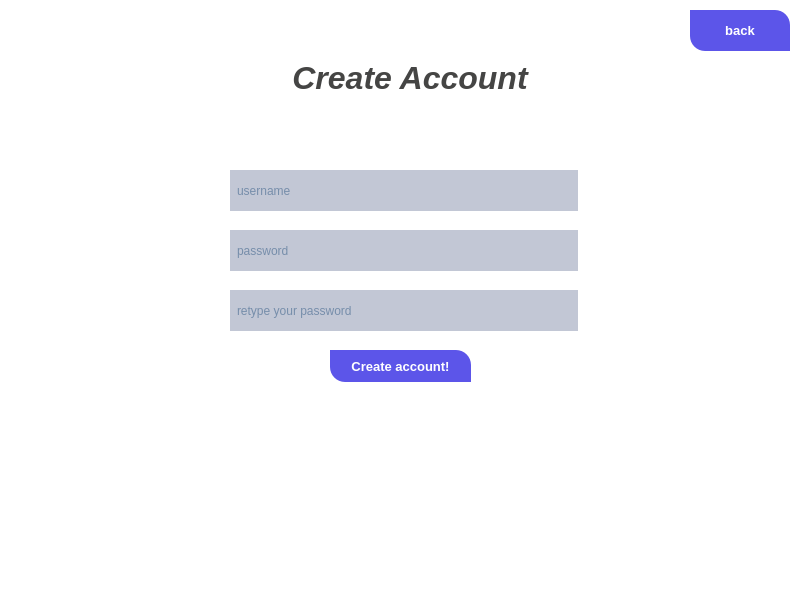
<?xml version="1.0" encoding="UTF-8"?>
<ui version="4.0">
 <class>MainWindow</class>
 <widget class="QMainWindow" name="MainWindow">
  <property name="geometry">
   <rect>
    <x>0</x>
    <y>0</y>
    <width>800</width>
    <height>600</height>
   </rect>
  </property>
  <property name="windowTitle">
   <string>MainWindow</string>
  </property>
  <property name="styleSheet">
   <string notr="true">/*-----QWidget-----*/
QWidget
{
	background-color: #fff;
	color: red;

}


/*-----QLabel-----*/
QLabel
{
	background-color: transparent;
	color: #454544;
	font-weight: bold;
	font-size: 13px;

}


/*-----QPushButton-----*/
QPushButton
{
	background-color: #5c55e9;
	color: #fff;
	font-size: 13px;
	font-weight: bold;
	border-top-right-radius: 15px;
	border-top-left-radius: 0px;
	border-bottom-right-radius: 0px;
	border-bottom-left-radius: 15px;
	padding: 10px;

}


QPushButton::disabled
{
	background-color: #5c5c5c;

}


QPushButton::hover
{
	background-color: #5564f2;

}


QPushButton::pressed
{
	background-color: #3d4ef2;

}


/*-----QCheckBox-----*/
QCheckBox
{
	background-color: transparent;
	color: #5c55e9;
	font-size: 10px;
	font-weight: bold;
	border: none;
	border-radius: 5px;

}


/*-----QCheckBox-----*/
QCheckBox::indicator
{
    background-color: #323232;
    border: 1px solid darkgray;
    width: 12px;
    height: 12px;

}


QCheckBox::indicator:checked
{
    image:url(&quot;./ressources/check.png&quot;);
	background-color: #5c55e9;
    border: 1px solid #5c55e9;

}


QCheckBox::indicator:unchecked:hover
{
    border: 1px solid #5c55e9;

}


QCheckBox::disabled
{
	color: #656565;

}


QCheckBox::indicator:disabled
{
	background-color: #656565;
	color: #656565;
    border: 1px solid #656565;

}


/*-----QLineEdit-----*/
QLineEdit
{
	background-color: #c2c7d5;
	color: #2a547f;
	border: none;
	padding: 5px;

}


/*-----QListView-----*/
QListView
{
	background-color: #5c55e9;
	color: #fff;
	font-size: 14px;
	font-weight: bold;
	show-decoration-selected: 0;
	border-radius: 4px;
	padding-left: -15px;
	padding-right: -15px;
	padding-top: 5px;

} 


QListView:disabled 
{
	background-color: #5c5c5c;

}


QListView::item
{
	background-color: #454e5e;
	border: none;
	padding: 10px;
	border-radius: 0px;
	padding-left : 10px;
	height: 32px;

}


QListView::item:selected
{
	color: #000;
	background-color: #fff;

}


QListView::item:!selected
{
	color:white;
	background-color: transparent;
	border: none;
	padding-left : 10px;

}


QListView::item:!selected:hover
{
	color: #fff;
	background-color: #5564f2;
	border: none;
	padding-left : 10px;

}


/*-----QTreeView-----*/
QTreeView 
{
	background-color: #fff;
	show-decoration-selected: 0;
	color: #454544;

}


QTreeView:disabled
{
	background-color: #242526;
	show-decoration-selected: 0;

}


QTreeView::item 
{
	border-top-color: transparent;
	border-bottom-color: transparent;

}


QTreeView::item:hover 
{
	background-color: #bcbdbb;
	color: #000;

}


QTreeView::item:selected 
{
	background-color: #5c55e9;
	color: #fff;

}


QTreeView::item:selected:active
{
	background-color: #5c55e9;
	color: #fff;

}


QTreeView::item:selected:disabled
{
	background-color: #525251;
	color: #656565;

}


QTreeView::branch:has-children:!has-siblings:closed,
QTreeView::branch:closed:has-children:has-siblings 
{
	image: url(://tree-closed.png);

}

QTreeView::branch:open:has-children:!has-siblings,
QTreeView::branch:open:has-children:has-siblings  
{
	image: url(://tree-open.png);

}


/*-----QTableView &amp; QTableWidget-----*/
QTableView
{
    background-color: #fff;
	border: 1px solid gray;
    color: #454544;
    gridline-color: gray;
    outline : 0;

}


QTableView::disabled
{
    background-color: #242526;
    border: 1px solid #32414B;
    color: #656565;
    gridline-color: #656565;
    outline : 0;

}


QTableView::item:hover 
{
    background-color: #bcbdbb;
    color: #000;

}


QTableView::item:selected 
{
	background-color: #5c55e9;
    color: #fff;

}


QTableView::item:selected:disabled
{
    background-color: #1a1b1c;
    border: 2px solid #525251;
    color: #656565;

}


QTableCornerButton::section
{
	background-color: #ced5e3;
	border: none;
    color: #fff;

}


QHeaderView::section
{
	color: #2a547f;
	border: 0px;
	background-color: #ced5e3;
	padding: 5px;

}


QHeaderView::section:disabled
{
    background-color: #525251;
    color: #656565;

}


QHeaderView::section:checked
{
    color: #fff;
    background-color: #5c55e9;

}


QHeaderView::section:checked:disabled
{
    color: #656565;
    background-color: #525251;

}


QHeaderView::section::vertical::first,
QHeaderView::section::vertical::only-one
{
    border-top: 1px solid #353635;

}


QHeaderView::section::vertical
{
    border-top: 1px solid #353635;

}


QHeaderView::section::horizontal::first,
QHeaderView::section::horizontal::only-one
{
    border-left: 1px solid #353635;

}


QHeaderView::section::horizontal
{
    border-left: 1px solid #353635;

}


/*-----QScrollBar-----*/
QScrollBar:horizontal 
{
    background-color: transparent;
    height: 8px;
    margin: 0px;
    padding: 0px;

}


QScrollBar::handle:horizontal 
{
    border: none;
	min-width: 100px;
    background-color: #7e92b7;

}


QScrollBar::add-line:horizontal, 
QScrollBar::sub-line:horizontal,
QScrollBar::add-page:horizontal, 
QScrollBar::sub-page:horizontal 
{
    width: 0px;
    background-color: #d8dce6;

}


QScrollBar:vertical 
{
    background-color: transparent;
    width: 8px;
    margin: 0;

}


QScrollBar::handle:vertical 
{
    border: none;
	min-height: 100px;
    background-color: #7e92b7;

}


QScrollBar::add-line:vertical, 
QScrollBar::sub-line:vertical,
QScrollBar::add-page:vertical, 
QScrollBar::sub-page:vertical 
{
    height: 0px;
    background-color: #d8dce6;

}
</string>
  </property>
  <widget class="QWidget" name="centralwidget">
   <widget class="QLabel" name="status_label">
    <property name="geometry">
     <rect>
      <x>20</x>
      <y>499</y>
      <width>751</width>
      <height>31</height>
     </rect>
    </property>
    <property name="text">
     <string/>
    </property>
    <property name="alignment">
     <set>Qt::AlignCenter</set>
    </property>
   </widget>
   <widget class="QStackedWidget" name="stackedWidget">
    <property name="geometry">
     <rect>
      <x>10</x>
      <y>10</y>
      <width>781</width>
      <height>471</height>
     </rect>
    </property>
    <property name="currentIndex">
     <number>3</number>
    </property>
    <widget class="QWidget" name="startPage0">
     <widget class="QPushButton" name="signin_button">
      <property name="geometry">
       <rect>
        <x>300</x>
        <y>100</y>
        <width>201</width>
        <height>61</height>
       </rect>
      </property>
      <property name="text">
       <string>Sign In</string>
      </property>
     </widget>
     <widget class="QPushButton" name="signup_button1">
      <property name="geometry">
       <rect>
        <x>300</x>
        <y>180</y>
        <width>201</width>
        <height>61</height>
       </rect>
      </property>
      <property name="text">
       <string>Create account</string>
      </property>
     </widget>
     <widget class="QLabel" name="title_label_4">
      <property name="geometry">
       <rect>
        <x>280</x>
        <y>40</y>
        <width>240</width>
        <height>29</height>
       </rect>
      </property>
      <property name="sizePolicy">
       <sizepolicy hsizetype="Fixed" vsizetype="Fixed">
        <horstretch>0</horstretch>
        <verstretch>0</verstretch>
       </sizepolicy>
      </property>
      <property name="text">
       <string>&lt;html&gt;&lt;head/&gt;&lt;body&gt;&lt;p&gt;&lt;span style=&quot; font-size:24pt; font-weight:700; font-style:italic; text-decoration: underline;&quot;&gt;Welcome&lt;/span&gt;&lt;/p&gt;&lt;/body&gt;&lt;/html&gt;</string>
      </property>
      <property name="alignment">
       <set>Qt::AlignCenter</set>
      </property>
     </widget>
    </widget>
    <widget class="QWidget" name="mainPage">
     <widget class="QPushButton" name="download_button">
      <property name="geometry">
       <rect>
        <x>280</x>
        <y>410</y>
        <width>241</width>
        <height>41</height>
       </rect>
      </property>
      <property name="focusPolicy">
       <enum>Qt::NoFocus</enum>
      </property>
      <property name="text">
       <string>Download</string>
      </property>
      <property name="autoDefault">
       <bool>false</bool>
      </property>
      <property name="default">
       <bool>true</bool>
      </property>
      <property name="flat">
       <bool>false</bool>
      </property>
     </widget>
     <widget class="QPushButton" name="search_button">
      <property name="geometry">
       <rect>
        <x>280</x>
        <y>360</y>
        <width>111</width>
        <height>41</height>
       </rect>
      </property>
      <property name="focusPolicy">
       <enum>Qt::NoFocus</enum>
      </property>
      <property name="text">
       <string>Search</string>
      </property>
      <property name="checkable">
       <bool>false</bool>
      </property>
     </widget>
     <widget class="QWidget" name="verticalLayoutWidget">
      <property name="geometry">
       <rect>
        <x>250</x>
        <y>30</y>
        <width>301</width>
        <height>316</height>
       </rect>
      </property>
      <layout class="QVBoxLayout" name="verticalLayout">
       <item>
        <widget class="QLabel" name="title_label">
         <property name="minimumSize">
          <size>
           <width>0</width>
           <height>10</height>
          </size>
         </property>
         <property name="maximumSize">
          <size>
           <width>16777215</width>
           <height>20</height>
          </size>
         </property>
         <property name="text">
          <string>Title:</string>
         </property>
        </widget>
       </item>
       <item>
        <widget class="QLineEdit" name="title_input">
         <property name="placeholderText">
          <string>Title</string>
         </property>
         <property name="clearButtonEnabled">
          <bool>true</bool>
         </property>
        </widget>
       </item>
       <item>
        <widget class="QLabel" name="author_label">
         <property name="minimumSize">
          <size>
           <width>0</width>
           <height>10</height>
          </size>
         </property>
         <property name="maximumSize">
          <size>
           <width>16777215</width>
           <height>20</height>
          </size>
         </property>
         <property name="text">
          <string>Author:</string>
         </property>
        </widget>
       </item>
       <item>
        <widget class="QLineEdit" name="author_input">
         <property name="placeholderText">
          <string>Author</string>
         </property>
         <property name="clearButtonEnabled">
          <bool>true</bool>
         </property>
        </widget>
       </item>
       <item>
        <widget class="QLabel" name="ISBN_label">
         <property name="minimumSize">
          <size>
           <width>0</width>
           <height>10</height>
          </size>
         </property>
         <property name="maximumSize">
          <size>
           <width>16777215</width>
           <height>20</height>
          </size>
         </property>
         <property name="text">
          <string>ISBN:</string>
         </property>
        </widget>
       </item>
       <item>
        <widget class="QLineEdit" name="ISBN_input">
         <property name="placeholderText">
          <string>ISBN</string>
         </property>
         <property name="clearButtonEnabled">
          <bool>true</bool>
         </property>
        </widget>
       </item>
      </layout>
     </widget>
     <widget class="QPushButton" name="lucky_button">
      <property name="geometry">
       <rect>
        <x>410</x>
        <y>360</y>
        <width>111</width>
        <height>41</height>
       </rect>
      </property>
      <property name="text">
       <string>Feeling Lucky</string>
      </property>
     </widget>
     <widget class="QPushButton" name="logout_button">
      <property name="geometry">
       <rect>
        <x>680</x>
        <y>0</y>
        <width>101</width>
        <height>41</height>
       </rect>
      </property>
      <property name="text">
       <string>logout</string>
      </property>
     </widget>
    </widget>
    <widget class="QWidget" name="loginPage">
     <widget class="QWidget" name="widget" native="true">
      <property name="geometry">
       <rect>
        <x>220</x>
        <y>70</y>
        <width>350</width>
        <height>399</height>
       </rect>
      </property>
      <property name="sizePolicy">
       <sizepolicy hsizetype="Preferred" vsizetype="Minimum">
        <horstretch>0</horstretch>
        <verstretch>0</verstretch>
       </sizepolicy>
      </property>
      <widget class="QLabel" name="title_label_2">
       <property name="geometry">
        <rect>
         <x>60</x>
         <y>0</y>
         <width>240</width>
         <height>29</height>
        </rect>
       </property>
       <property name="sizePolicy">
        <sizepolicy hsizetype="Fixed" vsizetype="Fixed">
         <horstretch>0</horstretch>
         <verstretch>0</verstretch>
        </sizepolicy>
       </property>
       <property name="text">
        <string>&lt;html&gt;&lt;head/&gt;&lt;body&gt;&lt;p&gt;&lt;span style=&quot; font-size:24pt; font-weight:700; font-style:italic; text-decoration: underline;&quot;&gt;Welcome!&lt;/span&gt;&lt;/p&gt;&lt;/body&gt;&lt;/html&gt;</string>
       </property>
       <property name="alignment">
        <set>Qt::AlignCenter</set>
       </property>
      </widget>
      <widget class="QPushButton" name="login_button">
       <property name="geometry">
        <rect>
         <x>80</x>
         <y>200</y>
         <width>200</width>
         <height>51</height>
        </rect>
       </property>
       <property name="sizePolicy">
        <sizepolicy hsizetype="Fixed" vsizetype="Fixed">
         <horstretch>0</horstretch>
         <verstretch>0</verstretch>
        </sizepolicy>
       </property>
       <property name="minimumSize">
        <size>
         <width>200</width>
         <height>32</height>
        </size>
       </property>
       <property name="maximumSize">
        <size>
         <width>400</width>
         <height>16777215</height>
        </size>
       </property>
       <property name="layoutDirection">
        <enum>Qt::LeftToRight</enum>
       </property>
       <property name="styleSheet">
        <string notr="true"/>
       </property>
       <property name="text">
        <string>Login</string>
       </property>
       <property name="checkable">
        <bool>false</bool>
       </property>
       <property name="default">
        <bool>true</bool>
       </property>
      </widget>
      <widget class="QLabel" name="password_label">
       <property name="geometry">
        <rect>
         <x>10</x>
         <y>130</y>
         <width>62</width>
         <height>16</height>
        </rect>
       </property>
       <property name="sizePolicy">
        <sizepolicy hsizetype="Fixed" vsizetype="Fixed">
         <horstretch>0</horstretch>
         <verstretch>0</verstretch>
        </sizepolicy>
       </property>
       <property name="text">
        <string>Password:</string>
       </property>
      </widget>
      <widget class="QLabel" name="username_label">
       <property name="geometry">
        <rect>
         <x>10</x>
         <y>50</y>
         <width>65</width>
         <height>16</height>
        </rect>
       </property>
       <property name="sizePolicy">
        <sizepolicy hsizetype="Fixed" vsizetype="Fixed">
         <horstretch>0</horstretch>
         <verstretch>0</verstretch>
        </sizepolicy>
       </property>
       <property name="text">
        <string>Username:</string>
       </property>
      </widget>
      <widget class="QLineEdit" name="password_input">
       <property name="geometry">
        <rect>
         <x>0</x>
         <y>150</y>
         <width>348</width>
         <height>41</height>
        </rect>
       </property>
       <property name="sizePolicy">
        <sizepolicy hsizetype="Preferred" vsizetype="Fixed">
         <horstretch>0</horstretch>
         <verstretch>0</verstretch>
        </sizepolicy>
       </property>
       <property name="font">
        <font>
         <strikeout>false</strikeout>
        </font>
       </property>
       <property name="inputMethodHints">
        <set>Qt::ImhHiddenText|Qt::ImhNoAutoUppercase|Qt::ImhNoPredictiveText|Qt::ImhSensitiveData</set>
       </property>
       <property name="text">
        <string/>
       </property>
       <property name="frame">
        <bool>true</bool>
       </property>
       <property name="echoMode">
        <enum>QLineEdit::Password</enum>
       </property>
       <property name="placeholderText">
        <string>password</string>
       </property>
       <property name="clearButtonEnabled">
        <bool>true</bool>
       </property>
      </widget>
      <widget class="QLineEdit" name="username_input">
       <property name="geometry">
        <rect>
         <x>0</x>
         <y>70</y>
         <width>348</width>
         <height>41</height>
        </rect>
       </property>
       <property name="text">
        <string/>
       </property>
       <property name="placeholderText">
        <string>username</string>
       </property>
       <property name="clearButtonEnabled">
        <bool>true</bool>
       </property>
      </widget>
      <widget class="QPushButton" name="signup_button">
       <property name="geometry">
        <rect>
         <x>80</x>
         <y>260</y>
         <width>201</width>
         <height>61</height>
        </rect>
       </property>
       <property name="text">
        <string>Create account</string>
       </property>
      </widget>
     </widget>
    </widget>
    <widget class="QWidget" name="createAccountPage">
     <widget class="QLineEdit" name="create_password1">
      <property name="geometry">
       <rect>
        <x>220</x>
        <y>220</y>
        <width>348</width>
        <height>41</height>
       </rect>
      </property>
      <property name="sizePolicy">
       <sizepolicy hsizetype="Preferred" vsizetype="Fixed">
        <horstretch>0</horstretch>
        <verstretch>0</verstretch>
       </sizepolicy>
      </property>
      <property name="font">
       <font>
        <strikeout>false</strikeout>
       </font>
      </property>
      <property name="inputMethodHints">
       <set>Qt::ImhHiddenText|Qt::ImhNoAutoUppercase|Qt::ImhNoPredictiveText|Qt::ImhSensitiveData</set>
      </property>
      <property name="text">
       <string/>
      </property>
      <property name="frame">
       <bool>true</bool>
      </property>
      <property name="echoMode">
       <enum>QLineEdit::Password</enum>
      </property>
      <property name="placeholderText">
       <string>password</string>
      </property>
      <property name="clearButtonEnabled">
       <bool>true</bool>
      </property>
     </widget>
     <widget class="QLineEdit" name="create_password2">
      <property name="geometry">
       <rect>
        <x>220</x>
        <y>280</y>
        <width>348</width>
        <height>41</height>
       </rect>
      </property>
      <property name="sizePolicy">
       <sizepolicy hsizetype="Preferred" vsizetype="Fixed">
        <horstretch>0</horstretch>
        <verstretch>0</verstretch>
       </sizepolicy>
      </property>
      <property name="font">
       <font>
        <strikeout>false</strikeout>
       </font>
      </property>
      <property name="inputMethodHints">
       <set>Qt::ImhHiddenText|Qt::ImhNoAutoUppercase|Qt::ImhNoPredictiveText|Qt::ImhSensitiveData</set>
      </property>
      <property name="text">
       <string/>
      </property>
      <property name="frame">
       <bool>true</bool>
      </property>
      <property name="echoMode">
       <enum>QLineEdit::Password</enum>
      </property>
      <property name="placeholderText">
       <string>retype your password</string>
      </property>
      <property name="clearButtonEnabled">
       <bool>true</bool>
      </property>
     </widget>
     <widget class="QLineEdit" name="create_username">
      <property name="geometry">
       <rect>
        <x>220</x>
        <y>160</y>
        <width>348</width>
        <height>41</height>
       </rect>
      </property>
      <property name="text">
       <string/>
      </property>
      <property name="placeholderText">
       <string>username</string>
      </property>
      <property name="clearButtonEnabled">
       <bool>true</bool>
      </property>
     </widget>
     <widget class="QLabel" name="title_label_3">
      <property name="geometry">
       <rect>
        <x>280</x>
        <y>50</y>
        <width>240</width>
        <height>29</height>
       </rect>
      </property>
      <property name="sizePolicy">
       <sizepolicy hsizetype="Fixed" vsizetype="Fixed">
        <horstretch>0</horstretch>
        <verstretch>0</verstretch>
       </sizepolicy>
      </property>
      <property name="text">
       <string>&lt;html&gt;&lt;head/&gt;&lt;body&gt;&lt;p&gt;&lt;span style=&quot; font-size:24pt; font-weight:700; font-style:italic; text-decoration: underline;&quot;&gt;Create Account&lt;/span&gt;&lt;/p&gt;&lt;/body&gt;&lt;/html&gt;</string>
      </property>
      <property name="alignment">
       <set>Qt::AlignCenter</set>
      </property>
     </widget>
     <widget class="QPushButton" name="create_button">
      <property name="geometry">
       <rect>
        <x>320</x>
        <y>340</y>
        <width>141</width>
        <height>32</height>
       </rect>
      </property>
      <property name="text">
       <string>Create account!</string>
      </property>
     </widget>
     <widget class="QPushButton" name="back_button">
      <property name="geometry">
       <rect>
        <x>680</x>
        <y>0</y>
        <width>100</width>
        <height>41</height>
       </rect>
      </property>
      <property name="text">
       <string>back</string>
      </property>
     </widget>
    </widget>
   </widget>
   <zorder>stackedWidget</zorder>
   <zorder>status_label</zorder>
  </widget>
  <widget class="QMenuBar" name="menubar">
   <property name="geometry">
    <rect>
     <x>0</x>
     <y>0</y>
     <width>800</width>
     <height>24</height>
    </rect>
   </property>
  </widget>
  <widget class="QStatusBar" name="statusbar"/>
 </widget>
 <resources/>
 <connections>
  <connection>
   <sender>password_input</sender>
   <signal>returnPressed()</signal>
   <receiver>login_button</receiver>
   <slot>click()</slot>
   <hints>
    <hint type="sourcelabel">
     <x>558</x>
     <y>265</y>
    </hint>
    <hint type="destinationlabel">
     <x>502</x>
     <y>320</y>
    </hint>
   </hints>
  </connection>
  <connection>
   <sender>ISBN_input</sender>
   <signal>textEdited(QString)</signal>
   <receiver>download_button</receiver>
   <slot>hide()</slot>
   <hints>
    <hint type="sourcelabel">
     <x>284</x>
     <y>382</y>
    </hint>
    <hint type="destinationlabel">
     <x>328</x>
     <y>492</y>
    </hint>
   </hints>
  </connection>
  <connection>
   <sender>title_input</sender>
   <signal>textEdited(QString)</signal>
   <receiver>download_button</receiver>
   <slot>hide()</slot>
   <hints>
    <hint type="sourcelabel">
     <x>336</x>
     <y>183</y>
    </hint>
    <hint type="destinationlabel">
     <x>362</x>
     <y>492</y>
    </hint>
   </hints>
  </connection>
  <connection>
   <sender>author_input</sender>
   <signal>textEdited(QString)</signal>
   <receiver>download_button</receiver>
   <slot>hide()</slot>
   <hints>
    <hint type="sourcelabel">
     <x>303</x>
     <y>283</y>
    </hint>
    <hint type="destinationlabel">
     <x>322</x>
     <y>483</y>
    </hint>
   </hints>
  </connection>
 </connections>
 <slots>
  <signal>disconnectFromServer()</signal>
 </slots>
</ui>
